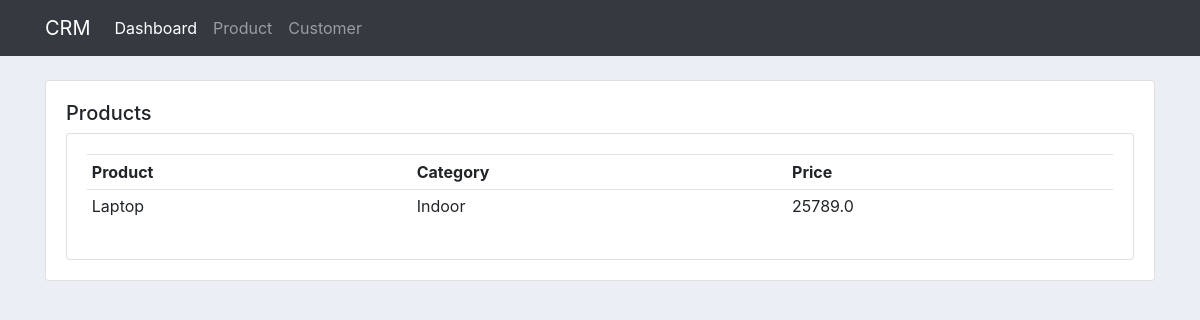
/products, run on an earlier commit of the app's database.
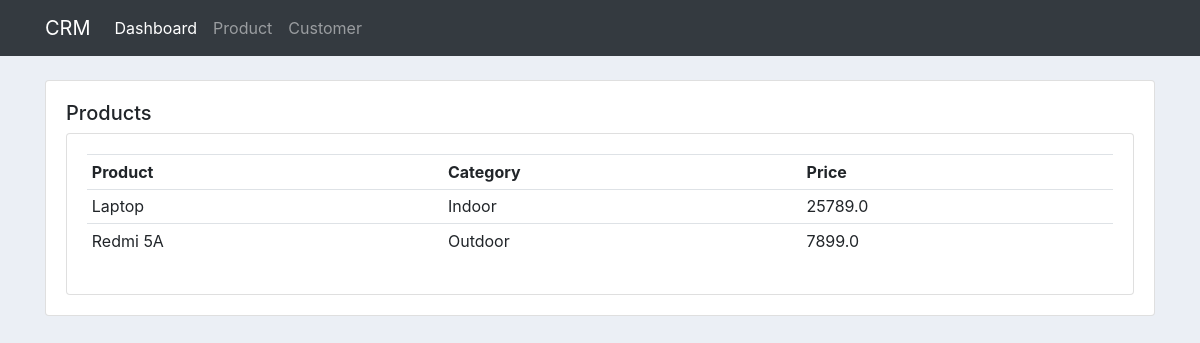
And on a later commit of the database.
### accounts/models.py (models this page shows, shortened)
class DateStatus(models.Model):
    created_at = models.DateTimeField(auto_now_add=True)
    updated_at = models.DateTimeField(auto_now=True)
    class Meta:
        abstract=True

class Product(DateStatus):
    CATEGORY = (
        ('Indoor','Indoor'),
        ('Outdoor','Outdoor')
    )
    name = models.CharField(max_length=200,null=True)
    price = models.FloatField(null=True)
    category = models.CharField(max_length=200,null=True,choices=CATEGORY)
    description = models.CharField(max_length=200,null=True,blank=True)
    tag = models.ManyToManyField(Tag)

### accounts/views.py (the view)
# urls.py: path('products',views.ProductView,name='product' ),
def ProductView(request):
    products = Product.objects.all()
    return render(request,'pages/product.html',{'products':products})

### templates/pages/product.html (shortened to what this page needs)
{% extends 'main.html' %}
{% block body %}
<div class="row">
    <div class="col-md">
        <div class="card card-body">
            <h5>Products</h5>
            <div class="card card-body">
                <table class="table table-sm">
                    <tr>
                        <th>Product</th>
                        <th>Category</th>
                        <th>Price</th>
                    </tr>
                    {% for prod in products %}
                    <tr>
                        <td>{{prod.name}}</td>
                        <td>{{prod.category}}</td>
                        <td>{{prod.price}}</td>
                    </tr>
                    {% endfor %}
                </table>
            </div>
        </div>
    </div>
</div>
{% endblock %}

What changed in the data, as far as the page shows it:
added Product: name "Redmi 5A", category "Outdoor", price "7899.0"
